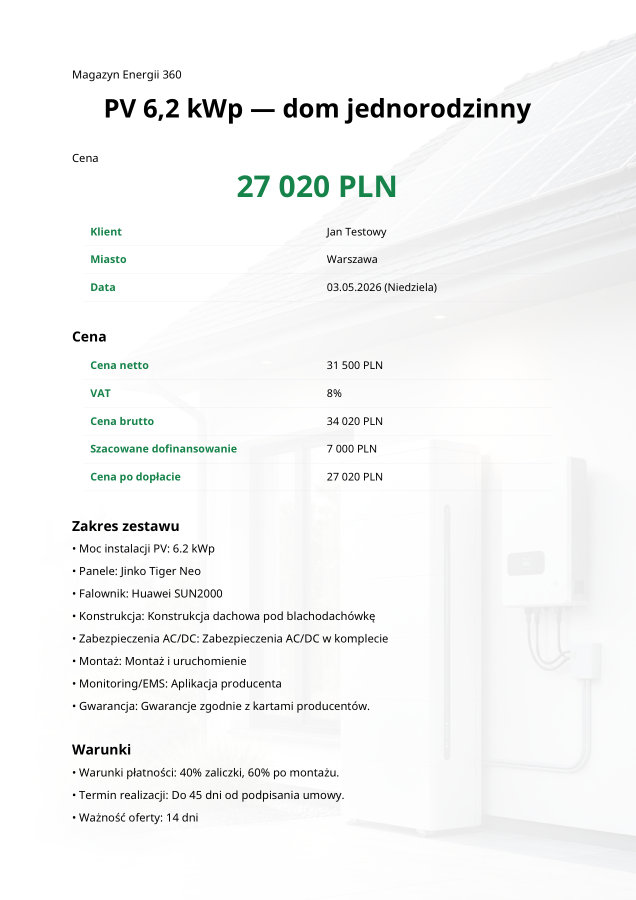
#> input picture tmp/pdfs/backend-offer-watermark.pdf.png, 1272 x 1800 px (shown at 1/2 size)
$ python post_brand_overlay.py --slide ../../../tmp/pdfs/backend-offer-watermark.pdf.png
#> lines starting #> are read from the running program, lines starting #| are printed output that depends on the picture; pictures that were not available may be replaced by others from this repository, and a replacement may not be noted
#!/usr/bin/env python3
"""Agent OZE branded overlay — BOTTOM CENTER pill "@agentoze [icon]".

Migrated 2026-05-24 from /tmp/post_brand_overlay_v2.py with v4 forward constants
locked in by Maan after 3 iterations:

- v1 (icon LEFT, white handle, large) → REJECTED
- v2 (icon RIGHT, green handle, larger) → "logo blizej, mniejsze, dyskretniej"
- v3 (icon RIGHT, green handle, smaller, lower pill) → APPROVED for current files
- v4 forward default (bottom 3.2% margin, "troche wyzej" than v3) → THIS

See memory: feedback-brand-placement-bottom-center-agentoze for full iteration
history and rationale. Constants below MUST NOT drift back to earlier values
without explicit Maan approval.
"""
from __future__ import annotations

import argparse
import sys
from pathlib import Path

from PIL import Image, ImageDraw, ImageFilter, ImageFont

REPO_ROOT = Path(__file__).resolve().parents[3]
BRAND_ICON_PATH = REPO_ROOT / "assets" / "brand" / "agent-oze-icon.png"

# macOS Arial Bold; tested at 30px renders @agentoze cleanly. Fallback to default
# load_default() if Arial absent (e.g. Railway container — needs ttf installed).
FONT_SANS_BOLD = "/System/Library/Fonts/Supplemental/Arial Bold.ttf"

# v4 forward constants (locked-in 2026-05-24)
ICON_PX = 52
HANDLE = "@agentoze"
HANDLE_FONT_PX = 30
HANDLE_COLOR = (61, 255, 122, 255)  # #3DFF7A — Agent OZE neon green
GAP_PX = 8
BOTTOM_MARGIN_PCT = 0.032  # "troche wyzej" than 0.022 (v3)
PAD_X = 22
PAD_Y = 10
BACKDROP_ALPHA = 110


def composite_brand(slide_path: Path) -> None:
    """Composite @agentoze pill bottom-center onto an existing slide PNG, in place."""
    img = Image.open(slide_path).convert("RGB")
    W, H = img.size
#> W = 1272; H = 1800

    icon = Image.open(BRAND_ICON_PATH).convert("RGBA")
#> icon is the input picture: PIL image 1272x1800 RGBA; mean R, G, B, A 245.4, 245.9, 245.7, 255
    ratio = ICON_PX / icon.width
#> ratio = 0.0409
    icon = icon.resize((ICON_PX, int(icon.height * ratio)), Image.LANCZOS)
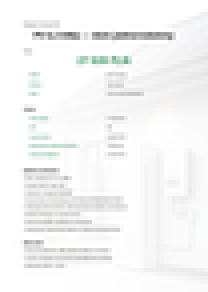
#> icon: PIL image 52x73 RGBA (shown 4 times larger); mean R, G, B, A 245, 245.6, 245.4, 255

    try:
        font = ImageFont.truetype(FONT_SANS_BOLD, HANDLE_FONT_PX)
    except OSError:
        font = ImageFont.load_default()
    bbox = font.getbbox(HANDLE)
    tw = bbox[2] - bbox[0]
    th = bbox[3] - bbox[1]

    content_w = ICON_PX + GAP_PX + tw
    content_h = max(ICON_PX, th)
    backdrop_w = content_w + PAD_X * 2
    backdrop_h = content_h + PAD_Y * 2

    bx = (W - backdrop_w) // 2
#> bx = 499
    by = H - backdrop_h - int(H * BOTTOM_MARGIN_PCT)
#> by = 1671

    overlay = Image.new("RGBA", (W, H), (0, 0, 0, 0))
#> overlay: PIL image 1272x1800 RGBA; every value is 0
    backdrop = Image.new("RGBA", (backdrop_w + 12, backdrop_h + 12), (0, 0, 0, 0))
#> backdrop: PIL image 285x84 RGBA; every value is 0
    bd_draw = ImageDraw.Draw(backdrop)
    bd_draw.rounded_rectangle(
        [6, 6, backdrop_w + 6, backdrop_h + 6],
        radius=backdrop_h // 2,
        fill=(5, 6, 7, BACKDROP_ALPHA),
    )
    backdrop = backdrop.filter(ImageFilter.GaussianBlur(radius=2))
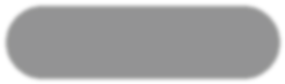
#> backdrop: PIL image 285x84 RGBA; mean R, G, B, A 3.9, 4.7, 5.5, 86.6; transparent parts drawn white
    overlay.paste(backdrop, (bx - 6, by - 6), backdrop)
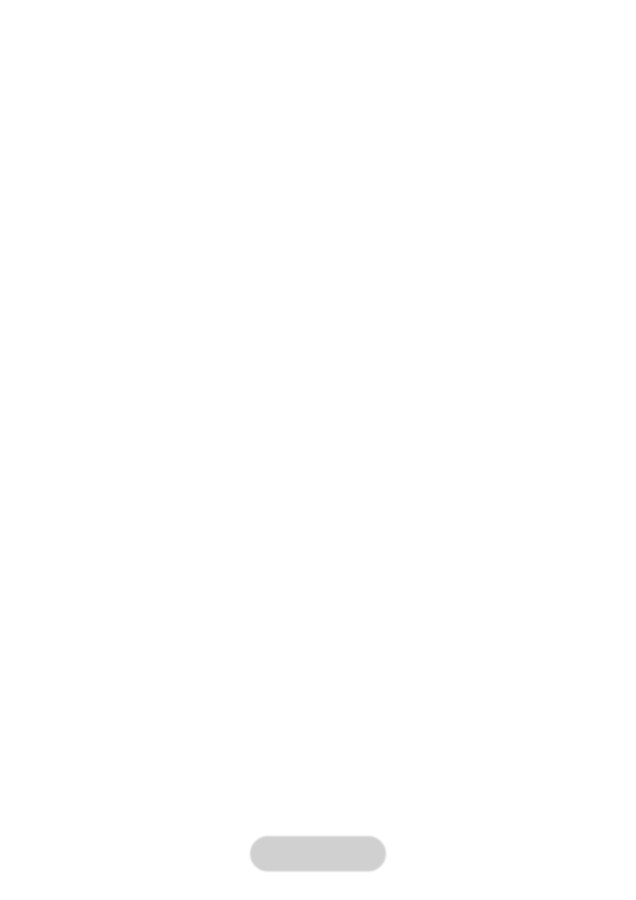
#> overlay: PIL image 1272x1800 RGBA (shown at 1/2 size); mean R, G, B, A 0, 0, 0, 0.4; transparent parts drawn white

    draw = ImageDraw.Draw(overlay)
    text_x = bx + PAD_X
#> text_x = 521
    text_y = by + (backdrop_h - th) // 2 - bbox[1]
#> text_y = 1686
    draw.text((text_x + 1, text_y + 1), HANDLE, font=font, fill=(0, 0, 0, 200))
    draw.text((text_x, text_y), HANDLE, font=font, fill=HANDLE_COLOR)

    icon_x = text_x + tw + GAP_PX
#> icon_x = 698
    icon_y = by + (backdrop_h - icon.height) // 2
#> icon_y = 1670
    overlay.paste(icon, (icon_x, icon_y), icon)

    final = Image.alpha_composite(img.convert("RGBA"), overlay).convert("RGB")
    final.save(slide_path, "PNG", quality=95)


def main() -> int:
    parser = argparse.ArgumentParser(description="Apply @agentoze brand pill to a slide.")
    parser.add_argument("--slide", required=True, help="Path to slide PNG (modified in place).")
    args = parser.parse_args()
    composite_brand(Path(args.slide))
    print(f"branded overlay applied → {args.slide}")
    return 0


if __name__ == "__main__":
    sys.exit(main())
#> (the program exits here)

$ run again, on tmp/pdfs/offer-watermark-opacity-check.pdf.png
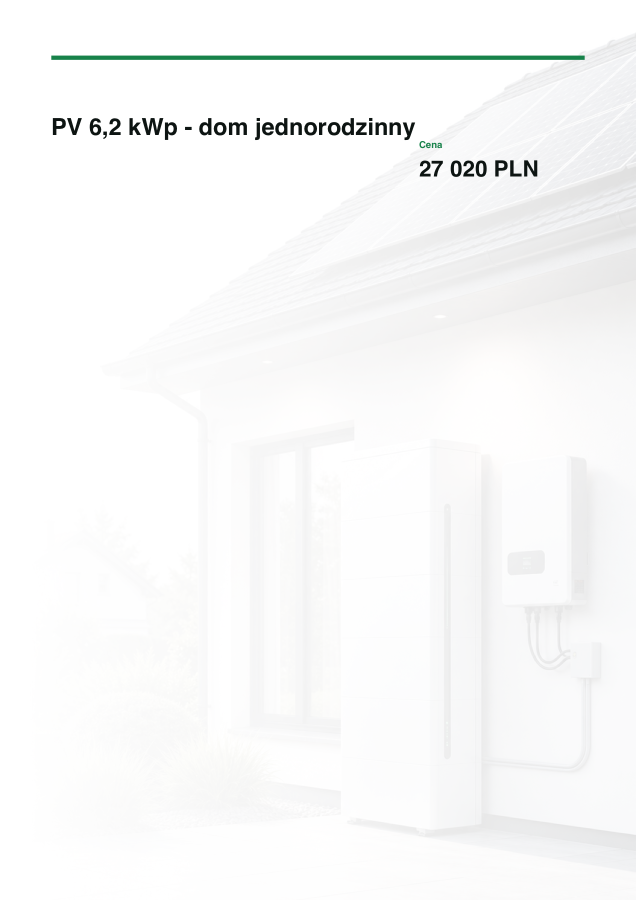
#> input picture tmp/pdfs/offer-watermark-opacity-check.pdf.png, 1271 x 1800 px (shown at 1/2 size)
#> in composite_brand, icon is the input picture: PIL image 1271x1800 RGBA; mean R, G, B, A 248.4, 248.8, 248.7, 255
#> in composite_brand, `icon = icon.resize((ICON_PX, int(icon.height * ratio)), Image.LANCZOS)`:
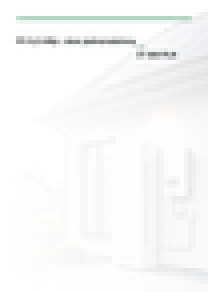
#> icon: PIL image 52x73 RGBA (shown 4 times larger); mean R, G, B, A 248.2, 248.7, 248.5, 255
